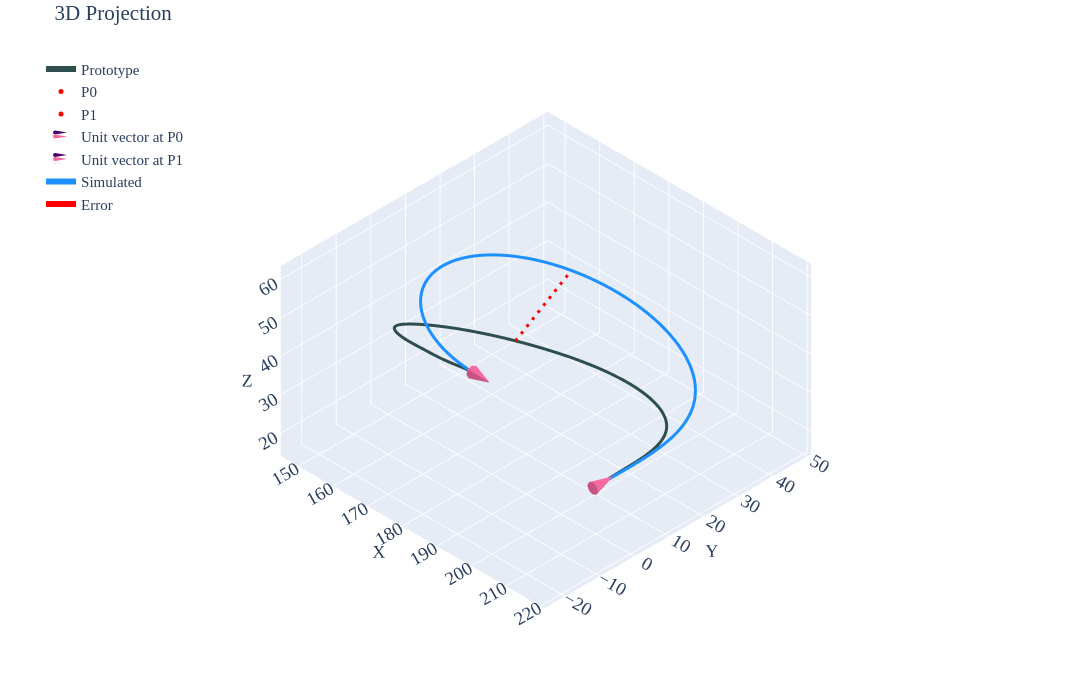

Notebook source saved alongside this figure:
### Code cell
#| label: p3c2

gravity_looper(psit=3,case=2,density=1.353e-6,pfix='density-sens\\density-110-1353\\')
